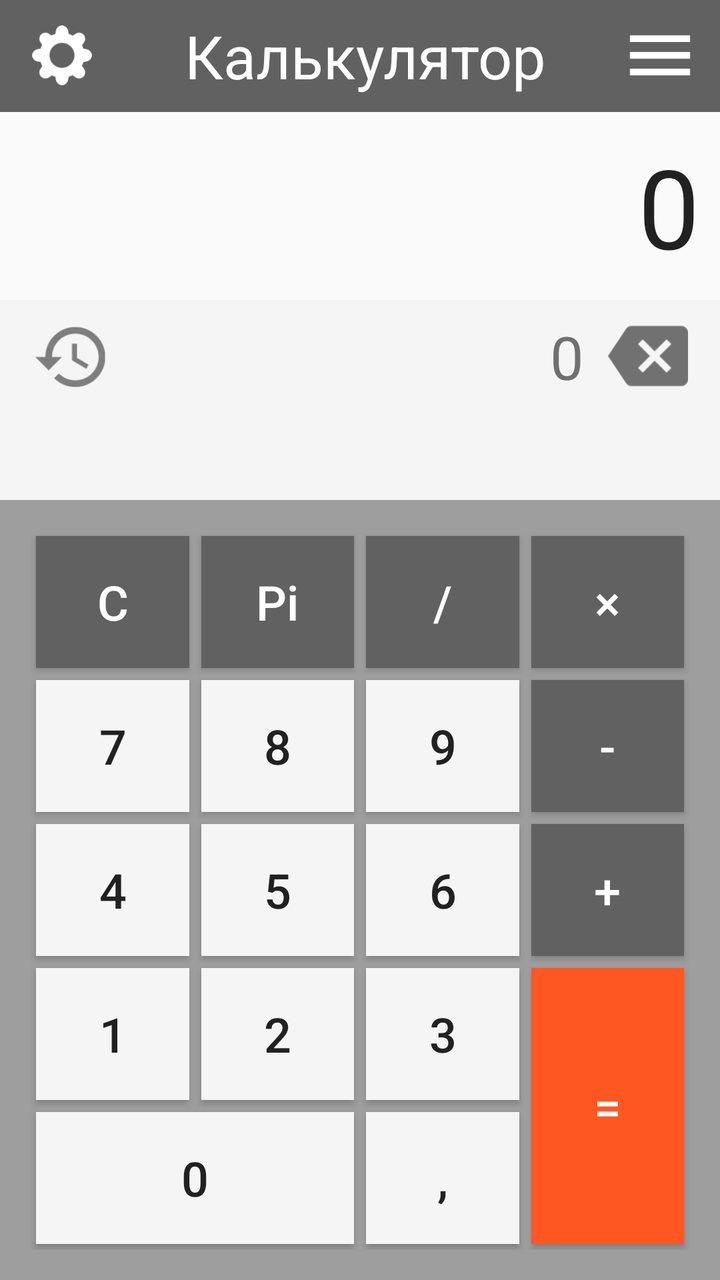
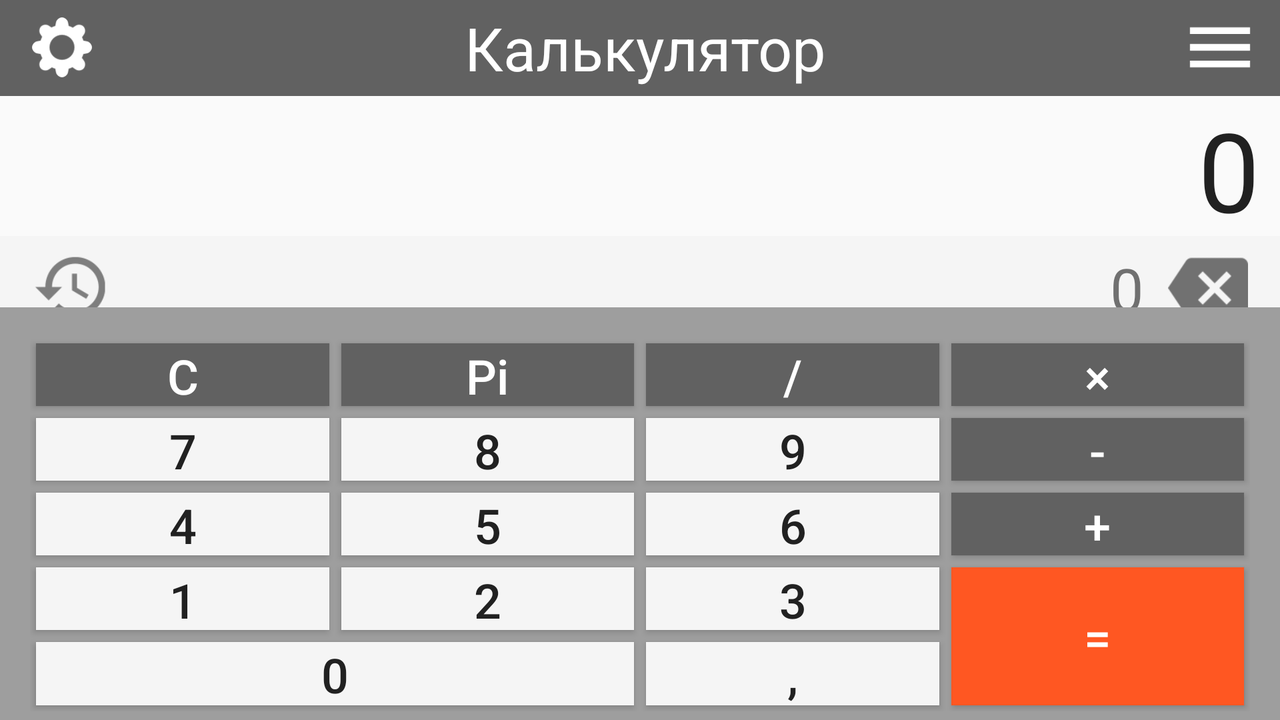

First picture: res/layout/ on a phone held upright. Second picture: the repository's own variant of that layout, on a device whose configuration matches the variant's folder. Source for both follows.
<!-- AndroidManifest.xml: application theme AppTheme -->
<!-- res/layout/activity_standart_calc.xml -->
<?xml version="1.0" encoding="utf-8"?>
<LinearLayout
        xmlns:android="http://schemas.android.com/apk/res/android"
        xmlns:tools="http://schemas.android.com/tools"
        xmlns:app="http://schemas.android.com/apk/res-auto"
        android:layout_width="match_parent"
        android:layout_height="match_parent"
        tools:context=".View.StandartCalc" android:orientation="vertical">

    <include
       layout="@layout/toolbar_main"
       android:id="@+id/toolBar"/>

    <TextView
            android:id="@+id/resultText"
            android:text="@string/start_text"
            android:textSize="@dimen/BigTextSize"
            android:singleLine="true"
            android:textColor="@color/colorDark"
            android:paddingEnd="10dp"
            android:gravity="end|center_vertical"
            android:layout_width="match_parent"
            android:layout_height="94dp" app:layout_constraintStart_toStartOf="parent"
            app:layout_constraintEnd_toEndOf="parent" tools:textAlignment="textEnd" android:elevation="100dp"/>

    <androidx.constraintlayout.widget.ConstraintLayout
            android:background="@color/colorPrimaryLight"
            android:layout_width="match_parent"
            android:layout_height="match_parent">

        <ImageView
                android:id="@+id/im1"
                android:src="@drawable/history_grey"
                android:layout_width="40dp"
                android:layout_height="57dp"
                android:layout_marginBottom="8dp" app:layout_constraintBottom_toBottomOf="parent"
                app:layout_constraintTop_toTopOf="parent"
                app:layout_constraintStart_toStartOf="parent" android:layout_marginStart="16dp"
                app:layout_constraintVertical_bias="0.0"/>

        <TextView
                android:id="@+id/expresionText"
                android:textSize="@dimen/MediumTextSize"
                android:text="@string/start_text"
                android:textAlignment="textEnd"
                android:singleLine="true"
                android:ellipsize="start"
                android:layout_width="251dp"
                android:layout_height="wrap_content" android:layout_marginBottom="8dp"
                app:layout_constraintBottom_toBottomOf="parent" android:layout_marginTop="8dp"
                app:layout_constraintTop_toTopOf="parent" app:layout_constraintEnd_toStartOf="@+id/im2"
                android:layout_marginEnd="12dp" app:layout_constraintStart_toEndOf="@+id/im1"
                android:layout_marginStart="8dp" app:layout_constraintHorizontal_bias="1.0"
                app:layout_constraintVertical_bias="0.0"/>

        <ImageView
                android:id="@+id/im2"
                android:src="@drawable/delete_icon"
                android:layout_width="40dp"
                android:layout_height="40dp" app:layout_constraintEnd_toEndOf="parent" android:layout_marginEnd="16dp"
                android:layout_marginBottom="8dp" app:layout_constraintBottom_toBottomOf="parent"
                android:layout_marginTop="8dp" app:layout_constraintTop_toTopOf="parent"
                app:layout_constraintVertical_bias="0.0"/>


        
        <GridLayout
                android:rowCount="5"
                android:columnCount="4"
                android:background="@color/colorPrimary"
                android:padding="15dp"
                android:layout_width="match_parent"
                android:layout_height="390dp"
                app:layout_constraintTop_toBottomOf="@+id/expresionText"
                app:layout_constraintEnd_toEndOf="parent"
                app:layout_constraintStart_toStartOf="parent"
                app:layout_constraintBottom_toBottomOf="parent" android:id="@+id/keyBoard"
                app:layout_constraintHorizontal_bias="0.0" app:layout_constraintVertical_bias="1.0">

            
            <Button
                    android:id="@+id/buttonC"
                    android:text="@string/main_btn_00"
                    style="@style/ButtonSign"/>

            <Button
                    android:id="@+id/buttonExp"
                    android:text="@string/engnr_btn_31"
                    style="@style/ButtonSign"/>

            <Button
                    android:id="@+id/buttonDev"
                    android:text="@string/main_btn_02"
                    style="@style/ButtonSign"/>

            <Button
                    android:id="@+id/buttonMul"
                    android:text="@string/main_btn_03"
                    style="@style/ButtonSign"/>

            
            <Button
                    android:id="@+id/button7"
                    android:text="@string/main_btn_10"
                    style="@style/ButtonDigit"/>

            <Button
                    android:id="@+id/button8"
                    android:text="@string/main_btn_11"
                    style="@style/ButtonDigit"/>

            <Button
                    android:id="@+id/button9"
                    android:text="@string/main_btn_12"
                    style="@style/ButtonDigit"/>

            <Button
                    android:id="@+id/buttonMinus"
                    android:text="@string/main_btn_13"
                    style="@style/ButtonSign"/>

            
            <Button
                    android:id="@+id/button4"
                    android:text="@string/main_btn_20"
                    style="@style/ButtonDigit"/>

            <Button
                    android:id="@+id/button5"
                    android:text="@string/main_btn_21"
                    style="@style/ButtonDigit"/>

            <Button
                    android:id="@+id/button6"
                    android:text="@string/main_btn_22"
                    style="@style/ButtonDigit"/>

            <Button
                    android:id="@+id/buttonPlus"
                    android:text="@string/main_btn_23"
                    style="@style/ButtonSign"/>


            
            <Button
                    android:id="@+id/button1"
                    android:text="@string/main_btn_30"
                    style="@style/ButtonDigit"/>

            <Button
                    android:id="@+id/button2"
                    android:text="@string/main_btn_31"
                    style="@style/ButtonDigit"/>

            <Button
                    android:id="@+id/button3"
                    android:text="@string/main_btn_32"
                    style="@style/ButtonDigit"/>

            <Button
                    android:id="@+id/buttonEqual"
                    android:text="@string/main_btn_33"
                    style="@style/ButtonSign"
                    android:background="@color/colorAccent"
                    android:layout_rowSpan="2"/>

            
            <Button
                    android:id="@+id/button0"
                    android:text="@string/main_btn_40"
                    style="@style/ButtonDigit"
                    android:layout_columnSpan="2"/>

            <Button
                    android:id="@+id/buttonComa"
                    android:text="@string/main_btn_41"
                    style="@style/ButtonDigit"/>

        </GridLayout>

        <FrameLayout
                android:id="@+id/historyFragment"
                android:layout_width="280dp"
                android:layout_height="391dp"
                app:layout_constraintEnd_toEndOf="parent"
                android:layout_marginEnd="8dp"
                app:layout_constraintStart_toStartOf="parent"
                android:layout_marginBottom="8dp"
                app:layout_constraintBottom_toBottomOf="parent"
                app:layout_constraintHorizontal_bias="0.0"
                app:layout_constraintTop_toTopOf="@+id/keyBoard"
                app:layout_constraintVertical_bias="0.0"/>

    </androidx.constraintlayout.widget.ConstraintLayout>


</LinearLayout>
<!-- res/layout/toolbar_main.xml (included above) -->
<?xml version="1.0" encoding="utf-8"?>
<androidx.appcompat.widget.Toolbar
        xmlns:android="http://schemas.android.com/apk/res/android"
        android:layout_width="match_parent"
        android:layout_height="wrap_content"
        android:background="@color/colorPrimaryDark">

    <FrameLayout
            android:layout_width="match_parent"
            android:layout_height="wrap_content"
            android:layout_marginEnd="10dp">

        <ImageView
                android:src="@drawable/settings_icon"
                android:id="@+id/settings"
                android:onClick="goToSettings"
                android:layout_width="30dp"
                android:layout_height="30dp"
                android:layout_gravity="start|center_vertical"/>

        <TextView
                android:text="@string/app_name"
                android:textColor="@color/colorWhite"
                android:textSize="@dimen/MediumTextSize"
                android:layout_width="wrap_content"
                android:layout_height="wrap_content"
                android:layout_gravity="center"/>

        <ImageView
                android:id="@+id/menuIcon"
                android:src="@drawable/menu_icon"
                android:layout_width="40dp"
                android:layout_height="40dp"
                android:layout_gravity="end|center_vertical"/>

    </FrameLayout>



</androidx.appcompat.widget.Toolbar>
<!-- resources referenced by this layout -->
<resources>
  <color name="colorAccent">#FF5722</color>
  <color name="colorDark">#212121</color>
  <color name="colorPrimary">#9E9E9E</color>
  <color name="colorPrimaryDark">#616161</color>
  <color name="colorPrimaryLight">#F5F5F5</color>
  <color name="colorWhite">#FFFFFF</color>
  <dimen name="BigTextSize">55sp</dimen>
  <dimen name="MediumTextSize">30sp</dimen>
  <!-- drawable delete_icon: png bitmap (drawable, 1610 bytes) -->
  <!-- drawable history_grey: png bitmap (drawable, 3252 bytes) -->
  <!-- drawable menu_icon: png bitmap (drawable, 434 bytes) -->
  <!-- drawable settings_icon: png bitmap (drawable, 2110 bytes) -->
  <string name="app_name">Калькулятор</string>
  <string name="engnr_btn_31">Pi</string>
  <string name="main_btn_00">С</string>
  <string name="main_btn_02">/</string>
  <string name="main_btn_03">×</string>
  <string name="main_btn_10">7</string>
  <string name="main_btn_11">8</string>
  <string name="main_btn_12">9</string>
  <string name="main_btn_13">-</string>
  <string name="main_btn_20">4</string>
  <string name="main_btn_21">5</string>
  <string name="main_btn_22">6</string>
  <string name="main_btn_23">+</string>
  <string name="main_btn_30">1</string>
  <string name="main_btn_31">2</string>
  <string name="main_btn_32">3</string>
  <string name="main_btn_33">=</string>
  <string name="main_btn_40">0</string>
  <string name="main_btn_41">,</string>
  <string name="start_text">0</string>
  <style name="ButtonDigit" parent="Button">
          <item name="android:background">@color/colorPrimaryLight</item>
          <item name="android:textColor">@color/colorDark</item>
      </style>
  <style name="ButtonSign" parent="Button">
          <item name="android:background">@color/colorPrimaryDark</item>
          <item name="android:textColor">@color/colorWhite</item>
      </style>
  <style name="AppTheme" parent="Theme.AppCompat.Light.NoActionBar">
          
          <item name="colorPrimary">@color/colorPrimary</item>
          <item name="colorPrimaryDark">@color/colorPrimaryDark</item>
          <item name="colorAccent">@color/colorAccent</item>
          <item name="android:windowFullscreen">true</item>
      </style>
  <style name="Button">
          <item name="android:textAllCaps">false</item>
          <item name="android:layout_width">0dp</item>
          <item name="android:layout_height">0dp</item>
          <item name="android:layout_margin">3dp</item>
          <item name="android:layout_rowWeight">1</item>
          <item name="android:layout_columnWeight">1</item>
          <item name="android:textSize">24sp</item>
      </style>
</resources>
<!-- res/layout-land/activity_standart_calc.xml (the author's variant of the layout above) -->
<!-- drawn on the phone turned sideways -->
<?xml version="1.0" encoding="utf-8"?>
<LinearLayout
        xmlns:android="http://schemas.android.com/apk/res/android"
        xmlns:tools="http://schemas.android.com/tools"
        xmlns:app="http://schemas.android.com/apk/res-auto"
        android:layout_width="match_parent"
        android:layout_height="match_parent"
        tools:context=".View.StandartCalc" android:orientation="vertical">

    <include
            layout="@layout/toolbar_main"
            android:id="@+id/toolBar"/>

    <TextView
            android:id="@+id/resultText"
            android:text="@string/start_text"
            android:textSize="@dimen/BigTextSize"
            android:textAlignment="textEnd"
            android:singleLine="true"
            android:textColor="@color/colorDark"
            android:paddingEnd="10dp"
            android:gravity="end|center_vertical"
            android:layout_width="match_parent"
            android:layout_height="70dp" app:layout_constraintStart_toStartOf="parent"
            app:layout_constraintEnd_toEndOf="parent" tools:textAlignment="textEnd"/>

    <androidx.constraintlayout.widget.ConstraintLayout
            android:background="@color/colorPrimaryLight"
            android:layout_width="match_parent"
            android:layout_height="match_parent">

        <ImageView
                android:id="@+id/im1"
                android:src="@drawable/history_grey"
                android:layout_width="40dp"
                android:layout_height="51dp"
                android:layout_marginBottom="8dp" app:layout_constraintBottom_toBottomOf="parent"
                app:layout_constraintTop_toTopOf="parent"
                app:layout_constraintStart_toStartOf="parent" android:layout_marginStart="16dp"
                app:layout_constraintVertical_bias="0.0"/>

        <TextView
                android:id="@+id/expresionText"
                android:textSize="@dimen/MediumTextSize"
                android:text="@string/start_text"
                android:textAlignment="textEnd"
                android:singleLine="true"
                android:ellipsize="start"
                android:layout_width="458dp"
                android:layout_height="wrap_content" android:layout_marginBottom="8dp"
                app:layout_constraintBottom_toBottomOf="parent" android:layout_marginTop="6dp"
                app:layout_constraintTop_toTopOf="parent" app:layout_constraintEnd_toStartOf="@+id/im2"
                android:layout_marginEnd="12dp" app:layout_constraintStart_toEndOf="@+id/im1"
                android:layout_marginStart="8dp" app:layout_constraintHorizontal_bias="1.0"
                app:layout_constraintVertical_bias="0.0"/>

        <ImageView
                android:id="@+id/im2"
                android:src="@drawable/delete_icon"
                android:layout_width="40dp"
                android:layout_height="40dp" app:layout_constraintEnd_toEndOf="parent" android:layout_marginEnd="16dp"
                android:layout_marginBottom="8dp" app:layout_constraintBottom_toBottomOf="parent"
                android:layout_marginTop="6dp" app:layout_constraintTop_toTopOf="parent"
                app:layout_constraintVertical_bias="0.0"/>

        
        <GridLayout
                android:id="@+id/keyBoard"
                android:rowCount="5"
                android:columnCount="4"
                android:background="@color/colorPrimary"
                android:padding="15dp"
                android:layout_width="match_parent"
                android:layout_height="217dp"
                app:layout_constraintTop_toBottomOf="@+id/expresionText"
                app:layout_constraintBottom_toBottomOf="parent" app:layout_constraintEnd_toEndOf="parent"
                app:layout_constraintStart_toStartOf="parent">

            
            <Button
                    android:id="@+id/buttonC"
                    android:text="@string/main_btn_00"
                    style="@style/ButtonSign"/>

            <Button
                    android:id="@+id/buttonExp"
                    android:text="@string/engnr_btn_31"
                    style="@style/ButtonSign"/>

            <Button
                    android:id="@+id/buttonDev"
                    android:text="@string/main_btn_02"
                    style="@style/ButtonSign"/>

            <Button
                    android:id="@+id/buttonMul"
                    android:text="@string/main_btn_03"
                    style="@style/ButtonSign"/>

            
            <Button
                    android:id="@+id/button7"
                    android:text="@string/main_btn_10"
                    style="@style/ButtonDigit"/>

            <Button
                    android:id="@+id/button8"
                    android:text="@string/main_btn_11"
                    style="@style/ButtonDigit"/>

            <Button
                    android:id="@+id/button9"
                    android:text="@string/main_btn_12"
                    style="@style/ButtonDigit"/>

            <Button
                    android:id="@+id/buttonMinus"
                    android:text="@string/main_btn_13"
                    style="@style/ButtonSign"/>

            
            <Button
                    android:id="@+id/button4"
                    android:text="@string/main_btn_20"
                    style="@style/ButtonDigit"/>

            <Button
                    android:id="@+id/button5"
                    android:text="@string/main_btn_21"
                    style="@style/ButtonDigit"/>

            <Button
                    android:id="@+id/button6"
                    android:text="@string/main_btn_22"
                    style="@style/ButtonDigit"/>

            <Button
                    android:id="@+id/buttonPlus"
                    android:text="@string/main_btn_23"
                    style="@style/ButtonSign"/>


            
            <Button
                    android:id="@+id/button1"
                    android:text="@string/main_btn_30"
                    style="@style/ButtonDigit"/>

            <Button
                    android:id="@+id/button2"
                    android:text="@string/main_btn_31"
                    style="@style/ButtonDigit"/>

            <Button
                    android:id="@+id/button3"
                    android:text="@string/main_btn_32"
                    style="@style/ButtonDigit"/>

            <Button
                    android:id="@+id/buttonEqual"
                    android:text="@string/main_btn_33"
                    style="@style/ButtonSign"
                    android:background="@color/colorAccent"
                    android:layout_rowSpan="2"/>

            
            <Button
                    android:id="@+id/button0"
                    android:text="@string/main_btn_40"
                    style="@style/ButtonDigit"
                    android:layout_columnSpan="2"/>

            <Button
                    android:id="@+id/buttonComa"
                    android:text="@string/main_btn_41"
                    style="@style/ButtonDigit"/>

        </GridLayout>

        <FrameLayout
                android:id="@+id/historyFragment"
                android:layout_width="436dp"
                android:layout_height="217dp" app:layout_constraintTop_toTopOf="parent"
                app:layout_constraintBottom_toBottomOf="parent"
                app:layout_constraintEnd_toEndOf="parent" android:layout_marginEnd="8dp"
                app:layout_constraintStart_toStartOf="parent"
                app:layout_constraintHorizontal_bias="0.0" app:layout_constraintVertical_bias="1.0"/>

    </androidx.constraintlayout.widget.ConstraintLayout>

</LinearLayout>
